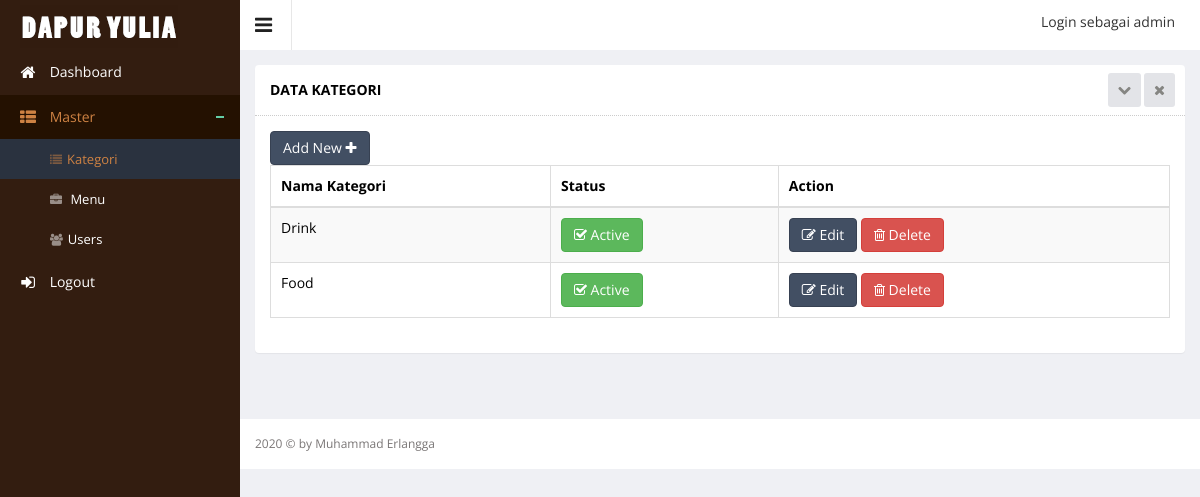
Screenshot of /index.php?hal=master/category/list (signed in) with the database file from the repository.
### tables this page shows
CREATE TABLE IF NOT EXISTS `category` (
`category_id` int(11) NOT NULL,
  `category_name` varchar(250) DEFAULT NULL,
  `category_status` enum('Y','N') DEFAULT NULL
);

### master/category/list.php (the view, shortened to what this page needs)
<div class="wrapper">
    <div class="row">
        <div class="col-sm-12">
            <section class="panel">
                <header class="panel-heading">
                    Data KAtegori
                    <span class="tools pull-right">
                        <a href="javascript:;" class="fa fa-chevron-down"></a>
                        <a href="javascript:;" class="fa fa-times"></a>
                     </span>
                </header>
                <div class="panel-body">
                    <div class="adv-table editable-table ">
                        <div class="clearfix">
                            <div class="btn-group">
                                <a href="?hal=master/category/add">
                                    <button data-toggle="modal" class="btn btn-primary">
                                        Add New <i class="fa fa-plus"></i>
                                    </button>
                                </a>
                            </div>
                        </div>
                        <table class="table table-striped table-hover table-bordered" id="editable-sample">
                            <thead>
                            <tr>
                                <th>Nama Kategori</th>
                                <th>Status</th>
                                <th>Action</th>
                            </tr>
                            </thead>
                            <tbody>
                            <?php
                            $queryCategory = mysql_query("SELECT * FROM category ORDER BY category_id DESC");
                            while ($rowCategory = mysql_fetch_array($queryCategory)) {
                                ?>
                                <tr class="">
                                    <td><?php echo $rowCategory['category_name']; ?></td>
                                    <td><?php if ($rowCategory['category_status'] == 'Y') { ?>
                                            <button class="btn btn-success" type="submit"><i
                                                        class="fa fa-check-square-o"></i> Active
                                            </button>
                                        <?php } else { ?>
                                            <button class="btn btn-danger" type="submit"><i class="fa fa-ban"></i> Not
                                                Active
                                            </button>
                                        <?php } ?></td>
                                    <td>
                                        <a href="?hal=master/category/edit&id=<?php echo $rowCategory['category_id']; ?>">
                                            <button class="btn btn-primary" type="submit"><i class="fa fa-edit"></i>
                                                Edit
                                            </button>
                                        </a>
                                        <a href="?hal=master/category/list&hapus=<?php echo $rowCategory['category_id']; ?>">
                                            <button class="btn btn-danger" type="submit" name="hapus"><i
                                                        class="fa fa-trash-o"></i> Delete
                                            </button>
                                        </a>
                                    </td>
                                </tr>
                            <?php } ?>
                            </tbody>
                        </table>
                    </div>
                </div>
            </section>
        </div>
    </div>
</div>

### rows the page displays
category: category_name "Drink", category_status "Y" (drawn)
category: category_name "Food", category_status "Y" (drawn)

### other values shown
$_SESSION['username'] "admin"
